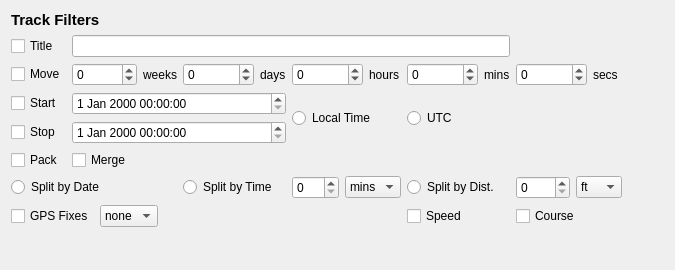
<?xml version="1.0" encoding="UTF-8"?>
<ui version="4.0">
 <class>TrackWidget</class>
 <widget class="QWidget" name="TrackWidget">
  <property name="geometry">
   <rect>
    <x>0</x>
    <y>0</y>
    <width>675</width>
    <height>270</height>
   </rect>
  </property>
  <property name="windowTitle">
   <string>Track Filter Options</string>
  </property>
  <property name="whatsThis">
   <string>This filter performs various operations on track data. </string>
  </property>
  <layout class="QGridLayout" name="gridLayout_2">
   <item row="0" column="0">
    <layout class="QGridLayout" name="gridLayout">
     <item row="0" column="0" colspan="2">
      <widget class="QLabel" name="label">
       <property name="font">
        <font>
         <pointsize>11</pointsize>
         <weight>75</weight>
         <bold>true</bold>
        </font>
       </property>
       <property name="whatsThis">
        <string/>
       </property>
       <property name="text">
        <string>Track Filters</string>
       </property>
      </widget>
     </item>
     <item row="1" column="0">
      <widget class="QCheckBox" name="titleCheck">
       <property name="toolTip">
        <string>Basic title for track</string>
       </property>
       <property name="whatsThis">
        <string>Basic title for new track(s). 
This option specifies a title for tracks generated by the track filter. By default, the title of the new track is composed of the start time of the track appended to this value. 
If this value contains a percent (%) character, it is treated as a format string for the POSIX strftime function, allowing custom time-based track names. </string>
       </property>
       <property name="text">
        <string>Title</string>
       </property>
      </widget>
     </item>
     <item row="1" column="1" colspan="4">
      <widget class="QLineEdit" name="titleText">
       <property name="toolTip">
        <string>the title of the new track is composed of the start time of the track appended to this value. </string>
       </property>
      </widget>
     </item>
     <item row="2" column="0">
      <widget class="QCheckBox" name="moveCheck">
       <property name="toolTip">
        <string>Correct track point timestamps by specified amount</string>
       </property>
       <property name="whatsThis">
        <string>Correct trackpoint timestamps by a delta. 
This option changes the time of all trackpoints. This might be useful if your track must be moved by one or more hours because of an incorrect time zone. </string>
       </property>
       <property name="text">
        <string>Move</string>
       </property>
      </widget>
     </item>
     <item row="2" column="1">
      <layout class="QHBoxLayout" name="horizontalLayout_9">
       <item>
        <widget class="QSpinBox" name="weeksSpin">
         <property name="accelerated">
          <bool>true</bool>
         </property>
         <property name="minimum">
          <number>-10000</number>
         </property>
         <property name="maximum">
          <number>10000</number>
         </property>
        </widget>
       </item>
       <item>
        <widget class="QLabel" name="weeksLabel">
         <property name="text">
          <string>weeks</string>
         </property>
        </widget>
       </item>
      </layout>
     </item>
     <item row="2" column="2">
      <layout class="QHBoxLayout" name="horizontalLayout_5">
       <item>
        <widget class="QSpinBox" name="daysSpin">
         <property name="accelerated">
          <bool>true</bool>
         </property>
         <property name="minimum">
          <number>-100000</number>
         </property>
         <property name="maximum">
          <number>100000</number>
         </property>
        </widget>
       </item>
       <item>
        <widget class="QLabel" name="daysLabel">
         <property name="text">
          <string>days</string>
         </property>
        </widget>
       </item>
      </layout>
     </item>
     <item row="2" column="3">
      <layout class="QHBoxLayout" name="horizontalLayout_4">
       <item>
        <widget class="QSpinBox" name="hoursSpin">
         <property name="accelerated">
          <bool>true</bool>
         </property>
         <property name="minimum">
          <number>-100000</number>
         </property>
         <property name="maximum">
          <number>100000</number>
         </property>
        </widget>
       </item>
       <item>
        <widget class="QLabel" name="hoursLabel">
         <property name="text">
          <string>hours</string>
         </property>
        </widget>
       </item>
      </layout>
     </item>
     <item row="2" column="4">
      <layout class="QHBoxLayout" name="horizontalLayout_2">
       <item>
        <widget class="QSpinBox" name="minsSpin">
         <property name="accelerated">
          <bool>true</bool>
         </property>
         <property name="minimum">
          <number>-100000</number>
         </property>
         <property name="maximum">
          <number>100000</number>
         </property>
        </widget>
       </item>
       <item>
        <widget class="QLabel" name="minsLabel">
         <property name="text">
          <string>mins</string>
         </property>
        </widget>
       </item>
      </layout>
     </item>
     <item row="2" column="5">
      <layout class="QHBoxLayout" name="horizontalLayout">
       <item>
        <widget class="QSpinBox" name="secsSpin">
         <property name="accelerated">
          <bool>true</bool>
         </property>
         <property name="minimum">
          <number>-100000</number>
         </property>
         <property name="maximum">
          <number>100000</number>
         </property>
        </widget>
       </item>
       <item>
        <widget class="QLabel" name="secsLabel">
         <property name="text">
          <string>secs</string>
         </property>
        </widget>
       </item>
      </layout>
     </item>
     <item row="3" column="0">
      <widget class="QCheckBox" name="startCheck">
       <property name="sizePolicy">
        <sizepolicy hsizetype="Fixed" vsizetype="Fixed">
         <horstretch>0</horstretch>
         <verstretch>0</verstretch>
        </sizepolicy>
       </property>
       <property name="toolTip">
        <string>Use track pts. after this time. </string>
       </property>
       <property name="whatsThis">
        <string>Use only track points after this timestamp.

This option is used along with the stop to discard trackpoints that were recorded outside of a specific period of time. This option specifies the beginning of the time period. </string>
       </property>
       <property name="text">
        <string>Start</string>
       </property>
      </widget>
     </item>
     <item row="3" column="1" colspan="2">
      <widget class="QDateTimeEdit" name="startEdit">
       <property name="toolTip">
        <string>Use track pts. after this time. </string>
       </property>
      </widget>
     </item>
     <item row="4" column="0">
      <widget class="QCheckBox" name="stopCheck">
       <property name="sizePolicy">
        <sizepolicy hsizetype="Fixed" vsizetype="Fixed">
         <horstretch>0</horstretch>
         <verstretch>0</verstretch>
        </sizepolicy>
       </property>
       <property name="toolTip">
        <string>Use track pts before this time. </string>
       </property>
       <property name="whatsThis">
        <string> Use only track points before this timestamp.

This option is used in conjunction with the start option to discard all trackpoints outside of a given period of time. This option defines the end of the time period. </string>
       </property>
       <property name="text">
        <string>Stop</string>
       </property>
      </widget>
     </item>
     <item row="4" column="1" colspan="2">
      <widget class="QDateTimeEdit" name="stopEdit">
       <property name="toolTip">
        <string>Use track pts before this time. </string>
       </property>
      </widget>
     </item>
     <item row="5" column="0">
      <widget class="QCheckBox" name="packCheck">
       <property name="toolTip">
        <string>Pack all tracks into one. </string>
       </property>
       <property name="whatsThis">
        <string>Pack all tracks into one.

This option causes all tracks to be appended to one another to form a single track. This option does not work if any two tracks overlap in time; in that case, consider using the merge option.

This option is most useful for rejoining tracks that might have been interrupted by an equipment malfunction or an overnight stop. </string>
       </property>
       <property name="text">
        <string>Pack</string>
       </property>
      </widget>
     </item>
     <item row="5" column="1">
      <widget class="QCheckBox" name="mergeCheck">
       <property name="toolTip">
        <string>Merge multiple tracks for the same way.</string>
       </property>
       <property name="whatsThis">
        <string> Merge multiple tracks for the same way.

This option puts all track points from all tracks into a single track and sorts them by time stamp. Points with identical time stamps will be dropped. </string>
       </property>
       <property name="text">
        <string>Merge</string>
       </property>
      </widget>
     </item>
     <item row="6" column="0" colspan="2">
      <widget class="QRadioButton" name="splitDateCheck">
       <property name="text">
        <string>Split by Date</string>
       </property>
      </widget>
     </item>
     <item row="6" column="2">
      <widget class="QRadioButton" name="splitTimeCheck">
       <property name="text">
        <string>Split by Time</string>
       </property>
       <property name="autoExclusive">
        <bool>false</bool>
       </property>
      </widget>
     </item>
     <item row="6" column="3">
      <layout class="QHBoxLayout" name="horizontalLayout_6">
       <item>
        <widget class="QSpinBox" name="splitTimeSpin">
         <property name="toolTip">
          <string>If nonzero, the track will be split if the time between two points is greater than this parameter.   If zero, the track will be split by date. </string>
         </property>
         <property name="maximum">
          <number>500</number>
         </property>
        </widget>
       </item>
       <item>
        <widget class="QComboBox" name="splitTimeCombo">
         <item>
          <property name="text">
           <string>mins</string>
          </property>
         </item>
         <item>
          <property name="text">
           <string>hrs</string>
          </property>
         </item>
         <item>
          <property name="text">
           <string>days</string>
          </property>
         </item>
        </widget>
       </item>
      </layout>
     </item>
     <item row="6" column="4">
      <widget class="QRadioButton" name="splitDistanceCheck">
       <property name="text">
        <string>Split by Dist.</string>
       </property>
       <property name="autoExclusive">
        <bool>false</bool>
       </property>
      </widget>
     </item>
     <item row="6" column="5">
      <layout class="QHBoxLayout" name="horizontalLayout_7">
       <item>
        <widget class="QSpinBox" name="splitDistSpin">
         <property name="toolTip">
          <string>If nonzero, the input track will be split into several tracks if the distance between successive track points is greater than the distance given as a parameter. </string>
         </property>
         <property name="maximum">
          <number>5280</number>
         </property>
        </widget>
       </item>
       <item>
        <widget class="QComboBox" name="splitDistCombo">
         <item>
          <property name="text">
           <string>ft</string>
          </property>
         </item>
         <item>
          <property name="text">
           <string>m</string>
          </property>
         </item>
         <item>
          <property name="text">
           <string>km</string>
          </property>
         </item>
         <item>
          <property name="text">
           <string>mi</string>
          </property>
         </item>
        </widget>
       </item>
      </layout>
     </item>
     <item row="7" column="0" colspan="2">
      <layout class="QHBoxLayout" name="horizontalLayout_8">
       <item>
        <widget class="QCheckBox" name="GPSFixesCheck">
         <property name="sizePolicy">
          <sizepolicy hsizetype="Fixed" vsizetype="Fixed">
           <horstretch>0</horstretch>
           <verstretch>0</verstretch>
          </sizepolicy>
         </property>
         <property name="text">
          <string>GPS Fixes</string>
         </property>
        </widget>
       </item>
       <item>
        <widget class="QComboBox" name="GPSFixesCombo">
         <item>
          <property name="text">
           <string>none</string>
          </property>
         </item>
         <item>
          <property name="text">
           <string>pps</string>
          </property>
         </item>
         <item>
          <property name="text">
           <string>dgps</string>
          </property>
         </item>
         <item>
          <property name="text">
           <string>3d</string>
          </property>
         </item>
         <item>
          <property name="text">
           <string>2d</string>
          </property>
         </item>
        </widget>
       </item>
       <item>
        <spacer name="horizontalSpacer_2">
         <property name="orientation">
          <enum>Qt::Horizontal</enum>
         </property>
         <property name="sizeHint" stdset="0">
          <size>
           <width>2</width>
           <height>20</height>
          </size>
         </property>
        </spacer>
       </item>
      </layout>
     </item>
     <item row="7" column="4">
      <widget class="QCheckBox" name="speedCheck">
       <property name="toolTip">
        <string>Synthesize speed. </string>
       </property>
       <property name="whatsThis">
        <string>Synthesize speed.

This option computes a value for the GPS speed at each trackpoint. This is most useful with trackpoints from formats that don't support speed information or for trackpoints synthesized by the interpolate filter. The speed at each trackpoint is the average speed from the previous trackpoint (distance divided by time). The first trackpoint in each track is assigned a speed of &quot;unknown.&quot; </string>
       </property>
       <property name="text">
        <string>Speed</string>
       </property>
      </widget>
     </item>
     <item row="7" column="5">
      <widget class="QCheckBox" name="courseCheck">
       <property name="toolTip">
        <string>Synthesize course.</string>
       </property>
       <property name="whatsThis">
        <string>Synthesize course.

This option computes (or recomputes) a value for the GPS heading at each trackpoint. This is most useful with trackpoints from formats that don't support heading information or for trackpoints synthesized by the interpolate filter. The heading at each trackpoint is simply the course from the previous trackpoint in the track. The first trackpoint in each track is arbitrarily assigned a heading of 0 degrees. </string>
       </property>
       <property name="text">
        <string>Course</string>
       </property>
      </widget>
     </item>
     <item row="3" column="3" rowspan="2">
      <widget class="QRadioButton" name="localTime">
       <property name="toolTip">
        <string>If checked, times specified here are based on this computer's current time zone.</string>
       </property>
       <property name="whatsThis">
        <string>If checked, times specified here are based on this computer's current time zone.</string>
       </property>
       <property name="text">
        <string>Local Time</string>
       </property>
       <attribute name="buttonGroup">
        <string notr="true">buttonGroup</string>
       </attribute>
      </widget>
     </item>
     <item row="3" column="4" rowspan="2">
      <widget class="QRadioButton" name="utc">
       <property name="toolTip">
        <string>If checked, times specified here are UTC.</string>
       </property>
       <property name="whatsThis">
        <string>If checked, times specified here are UTC.</string>
       </property>
       <property name="text">
        <string>UTC</string>
       </property>
       <attribute name="buttonGroup">
        <string notr="true">buttonGroup</string>
       </attribute>
      </widget>
     </item>
    </layout>
   </item>
   <item row="0" column="1">
    <spacer name="horizontalSpacer">
     <property name="orientation">
      <enum>Qt::Horizontal</enum>
     </property>
     <property name="sizeHint" stdset="0">
      <size>
       <width>1</width>
       <height>20</height>
      </size>
     </property>
    </spacer>
   </item>
   <item row="1" column="0">
    <spacer name="verticalSpacer">
     <property name="orientation">
      <enum>Qt::Vertical</enum>
     </property>
     <property name="sizeHint" stdset="0">
      <size>
       <width>10</width>
       <height>2</height>
      </size>
     </property>
    </spacer>
   </item>
  </layout>
 </widget>
 <resources/>
 <connections/>
 <buttongroups>
  <buttongroup name="buttonGroup"/>
 </buttongroups>
</ui>
